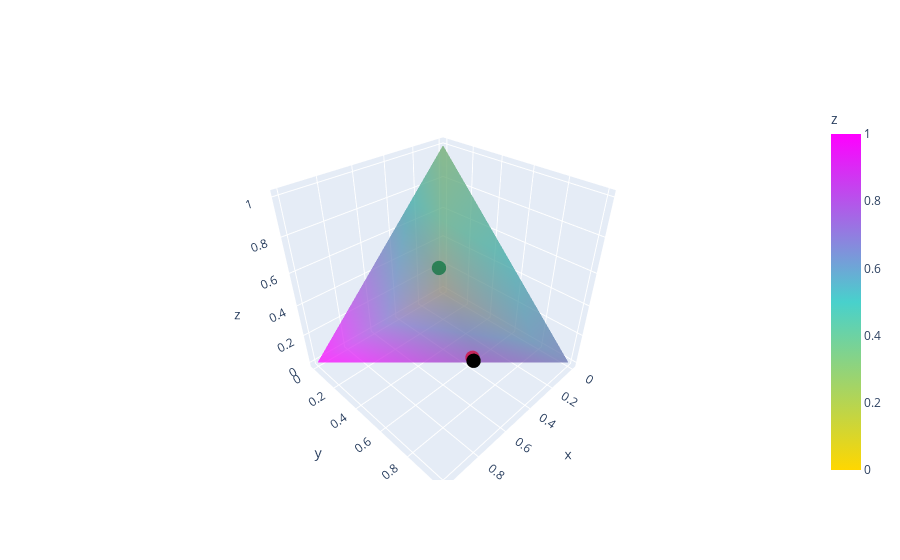

Write notebook code for a chart like this one.
### Code cell
fig = go.Figure(data=[
    go.Mesh3d(
        x=[0, 0, 0, 1], #verticalmente ho definito O, C, B, A
        y=[0, 0, 1, 0],
        z=[0, 1, 0, 0],
        
        colorbar_title='z',
        
        colorscale=[[0, 'gold'],
                    [0.5, 'mediumturquoise'],
                    [1, 'magenta']],
        #colors = colorRamp(c("red",'yellow','white','green','blue')),
        
        # Intensity of each vertex, which will be interpolated and color-coded
        intensity=[0, 0.33, 0.66, 1],
        
        opacity = 0.5, #for transparency
        
        # i, j and k give the vertices of triangles
        # here we represent the 4 triangles of the tetrahedron surface
        i=[0, 0, 0, 1],
        j=[1, 2, 3, 2],
        k=[2, 3, 1, 3],
        name='y',
        showscale=True
    )
])



#PRIMA QUESTIONE 
#aggiungere il punto per la confusion matrix dello use case specifico 

#Modello LogReg
N = sum(sum(cmLR))
xLR = [cmLR[0][0]/N] #TP/N
yLR = [cmLR[1][1]/N] #TN/N
zLR = [cmLR[0][1]/N] #FP/N


fig.add_trace(go.Scatter3d(mode='markers', 
                           x= xLR, 
                           y= yLR, 
                           z= zLR, 
                           marker = dict(color='black', size=5), showlegend=False))


#Modello NB



#Modello KNN


#Modello DT
xDT = [cmDT[0][0]/N] #TP/N
yDT = [cmDT[1][1]/N] #TN/N
zDT = [cmDT[0][1]/N] #FP/N


fig.add_trace(go.Scatter3d(mode='markers', 
                           x= xDT, 
                           y= yDT, 
                           z= zDT, 
                           marker = dict(color='red', size=5), showlegend=False))


#Modello SVM 


#metto i punti dei vari modelli così se riesco a mettere il gradiente dovrebbe risultare 
#facile valutare l'algoritmo migliore 


#sono tutte relativamente buone confusion matrices 
#quindi faccio esempio di confusion matrix che uscirebbe da una classificazione non accurata 
#per far vedere la differenza 
xB = [cm_badc[0][0]/N] #TP/N
yB = [cm_badc[1][1]/N] #TN/N
zB = [cm_badc[0][1]/N] #FP/N
fig.add_trace(go.Scatter3d(mode='markers', 
                           x= xB, 
                           y= yB, 
                           z= zB, 
                           marker = dict(color='green', size=5), showlegend=False))



#SECONDA QUESTIONE
#devo capire come distinguere le due sfumature per avere ABC e AOB verdi/blu
#                                                        AOC e BOC arancione/gialli
#le sfumature tral'altro lungo OC e lungo AB 
#-> gradiente come funzione lineare dell'indicatore

#andrà aggiunto una nuova linea

#devo generare ogni possibile confusion matrix per ogni combinazione
#di TP,TN,FP (diviso n)
#calcolare mcc associato a ciascuna di questa matrice 
#rendere il colore 

#potrei dividere le due mesh (verde/blu e giallo/rosso)

#verosimilmente discretizzo (1M points) e per ogni punto calcolo MCC
#http://al-roomi.org/3DPlot/index.html


#piano passante per 3 punti
#ax+by+cz+d=0
#x+y+z-1=0 equazione del piano nostro http://al-roomi.org/3DPlot/index.html


fig.show()

### Figure 1 — Plotly figure (JSON) as saved in the notebook; plotly's stock layout.template omitted (floating-point values rounded to 4 significant figures)
{"data": [{"colorbar": {"title": {"text": "z"}}, "colorscale": [[0, "gold"], [0.5, "mediumturquoise"], [1, "magenta"]], "i": [0, 0, 0, 1], "intensity": [0, 0.33, 0.66, 1], "j": [1, 2, 3, 2], "k": [2, 3, 1, 3], "name": "y", "opacity": 0.5, "showscale": true, "type": "mesh3d", "x": [0, 0, 0, 1], "y": [0, 0, 1, 0], "z": [0, 1, 0, 0]}, {"marker": {"color": "black", "size": 5}, "mode": "markers", "showlegend": false, "type": "scatter3d", "x": [0.375], "y": [0.6172], "z": [0.007812]}, {"marker": {"color": "red", "size": 5}, "mode": "markers", "showlegend": false, "type": "scatter3d", "x": [0.3672], "y": [0.6016], "z": [0.01562]}, {"marker": {"color": "green", "size": 5}, "mode": "markers", "showlegend": false, "type": "scatter3d", "x": [0.07812], "y": [0.03906], "z": [0.2344]}], "layout": {}}
